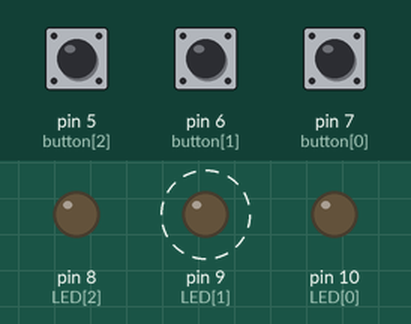
A sketch run on a simulated Arduino Uno, built with avr-gcc and run on an emulated ATmega328P. Parts: output pins drawn as LEDs (lit = HIGH). Dashed ring = blinking. Inputs (shaded band) come from the test bench; at power-on: pin 5 (button[2]) LOW, pin 7 (button[0]) HIGH, pin 6 (button[1]) LOW.

Above: at 1.2 s.
1.3 s: pin 5 (button[2]) pulled HIGH for 0.15 s
At 3.2 s:
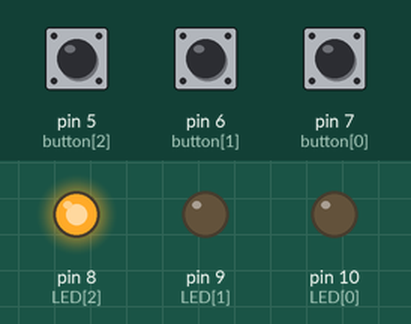
4.4 s: pin 7 (button[0]) pulled LOW for 0.15 s
At 5.5 s:
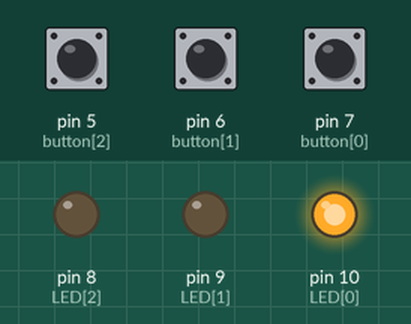
7.5 s: pin 7 (button[0]) pulled LOW for 1 s
At 11.3 s:
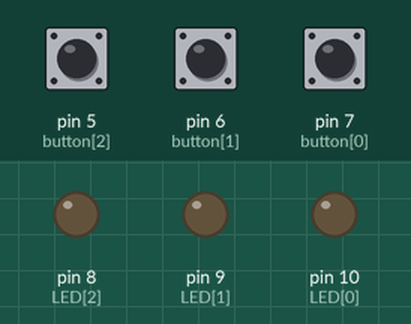
11.5 s: pin 7 (button[0]) pulled LOW for 3.2 s
At 12.1 s:
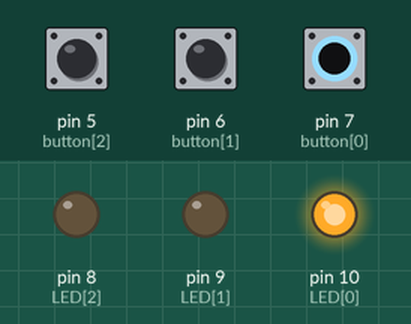
16.2 s: pin 5 (button[2]) driven HIGH and pin 7 (button[0]) driven LOW
At 16.9 s:
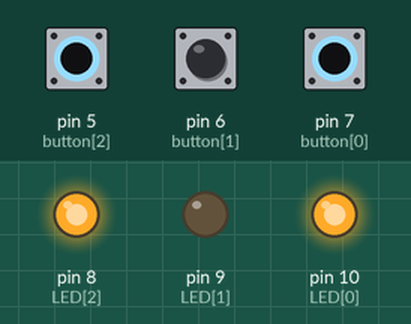
19.2 s: pin 6 (button[1]) pulled HIGH for 0.15 s
At 19.8 s:
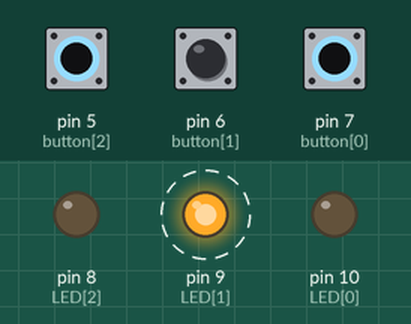
Timing chart, 0 to 22.4 s (numbered marks = the images above; inputs shaded):
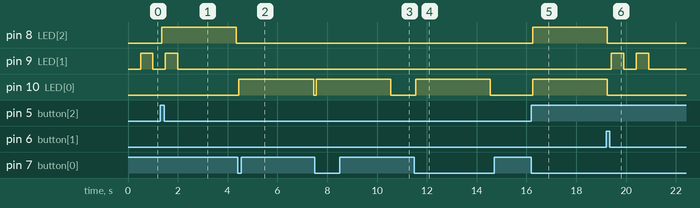

The sketch:

ass2-v1.ino
```cpp
//button setup
int button[3] = {7, 6, 5};
bool pressed[3] = {LOW, LOW, HIGH};

//LED setup
int LED[3] = {10, 9, 8};
bool LED_state[3] = {LOW, LOW, LOW};

//debounce setup
bool buttonState[3] = {HIGH, HIGH, LOW};
bool lastButtonState[3] = {HIGH, HIGH, LOW};
long lastDebounceTime[3] = {0, 0, 0};
long debounceDelay = 50;

//cooldown timer setup
int LED_timer[3] = {3000, 2000, 3000};
long lastTimer[3] = {0, 0, 0};

//logic setup
bool blinkState[3] = {0, 0, 0};
long yellowTimer = 0;

void setup() {
  Serial.begin(9600);
  for(int i=0; i<3; ++i){
    pinMode(button[i], INPUT);
    pinMode(LED[i], OUTPUT);
  }
  pinMode(button[0], INPUT_PULLUP);
}

int debounce(int reading, int i){
  bool isChange = 0; // check if button state is change
  if(reading != lastButtonState[i]){
    lastDebounceTime[i] = millis();
  }
  if(millis() - lastDebounceTime[i] > debounceDelay){
    if(reading != buttonState[i]){
      buttonState[i] = reading;
      isChange = 1;
    }
  }
  lastButtonState[i] = reading;
  return isChange;
}

int cooldown(int i){
//  Serial.println(currentTimer[i] - lastTimer[i]);
  if(millis() - lastTimer[i] > LED_timer[i]){
    return 1;
  }
  return 0;
}

/*
 0 -> green
 1 -> yellow
 2 -> red
 */
int LED_logic(int i){
  if(i==2) return 1; // if red
  if(i==0 && !LED_state[2]) return 1; // if green and not red
  if(i==1 && !LED_state[0] && !LED_state[2]) return 1; // if yellow and not green not red
  return 0; // else
}

void yellowState(){
  if(millis() - yellowTimer > 500){
    yellowTimer = millis();
    LED_state[1] = !LED_state[1];
  }
}

void LED_blink(int i){
  for(int i=0;i<3;++i){
    if(blinkState[i]==1){
      if(i==1){
        yellowState();
      }
      else{
        LED_state[i] = HIGH;
      }
    }
    else{
      LED_state[i] = LOW;
    }
    if(cooldown(i)){
      blinkState[i] = 0;
      LED_state[i] = LOW;
    }
    digitalWrite(LED[i], LED_state[i]);
  }
}

void loop() {
  for(int i=0; i<3; ++i){
    int reading = digitalRead(button[i]);

    if(debounce(reading, i) && reading == pressed[i]){
      if(blinkState[i] == 0 && LED_logic(i)){
        blinkState[i] = 1;
        lastTimer[i] = millis();
      }
      else if(blinkState[i] == 1){
        blinkState[i] = 0;
      }
    }
    LED_blink(i);
  }
}
```

Measured:
- after the input at 1.3 s, pin 8 (LED[2]): LOW → HIGH after 0.05 s, → LOW 3.0 s later
- after the input at 4.4 s, pin 10 (LED[0]): LOW → HIGH after 0.05 s, → LOW 3.0 s later
- after the input at 7.5 s, pin 10 (LED[0]): LOW → HIGH after 0.05 s, → LOW 3.0 s later
- after the input at 11.5 s, pin 10 (LED[0]): LOW → HIGH after 0.05 s, → LOW 3.0 s later
- after the input at 16.2 s, pin 8 (LED[2]), pin 10 (LED[0]): LOW → HIGH after 0.05 s
- after the input at 19.2 s, pin 9 (LED[1]): alternates HIGH for 0.50 s and LOW for 0.50 s, 4 changes in all, then stays LOW, starting after 0.20 s
